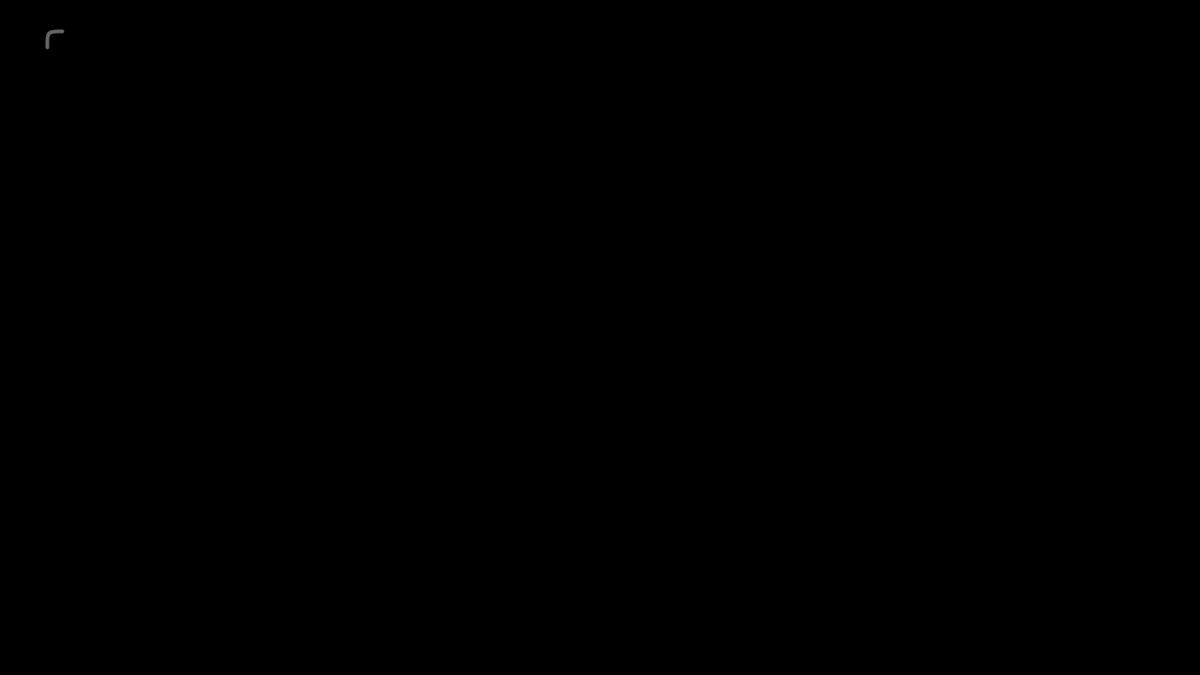
Frame 1 (no input)
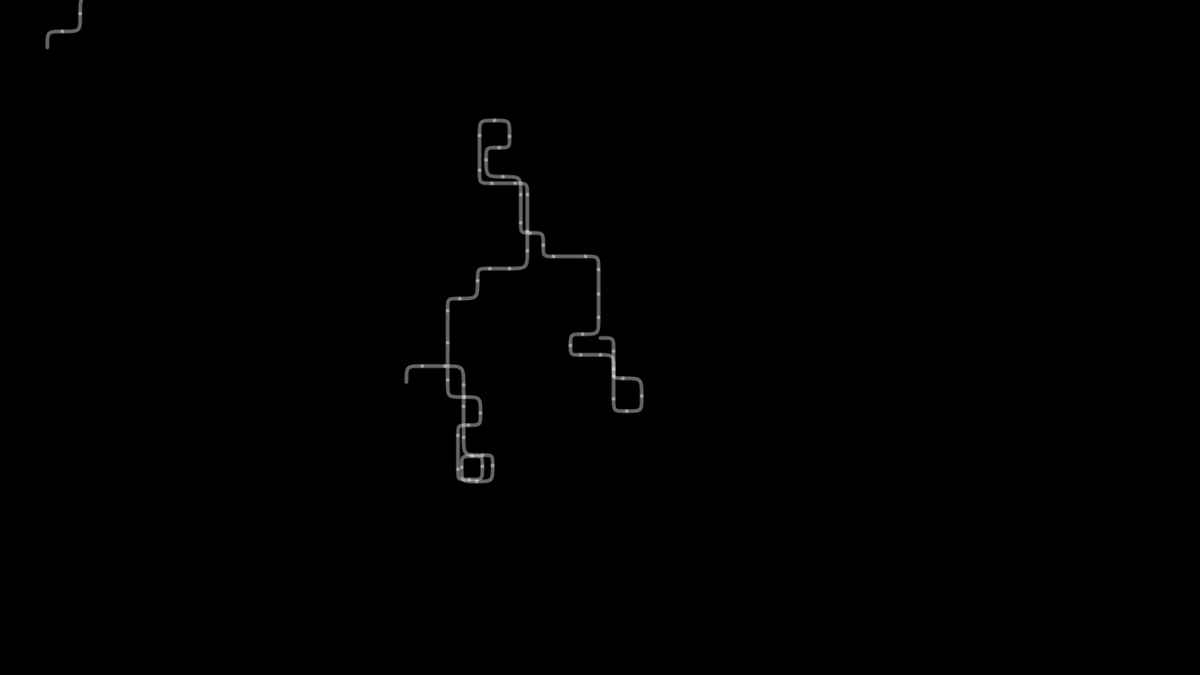
Frame 60 (the mouse pressed at the canvas centre just before this capture)
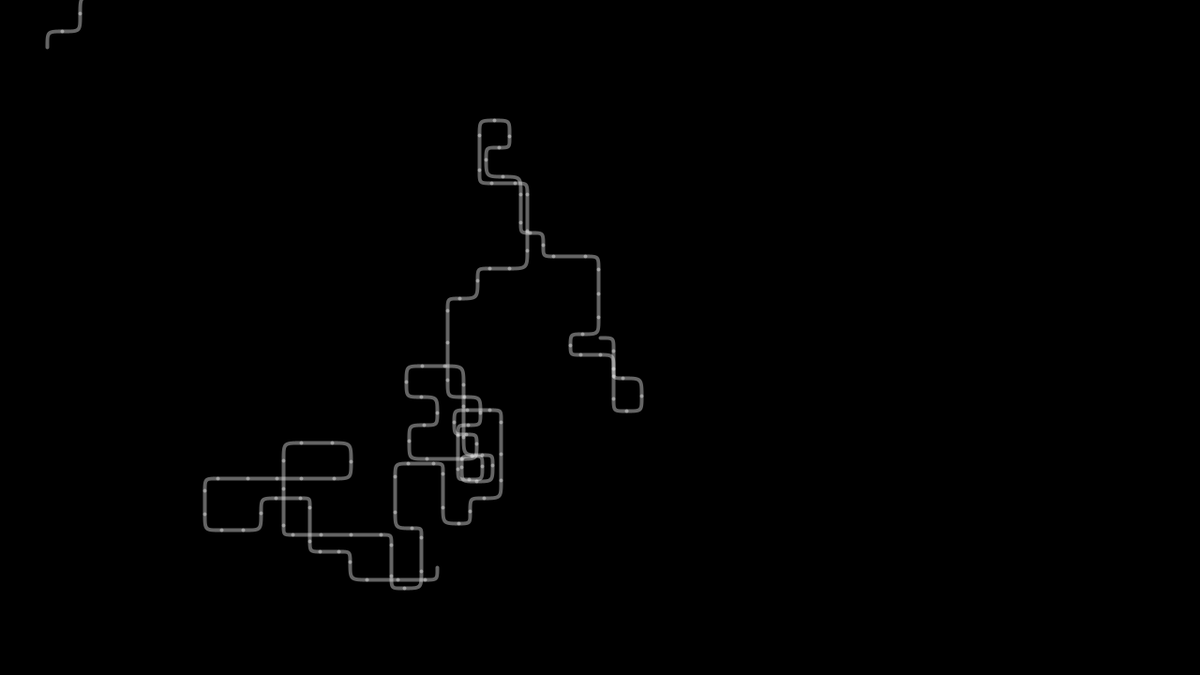
Frame 120 (the mouse held since frame 60 and released just before this capture)

The Processing sketch that drew these frames (run headless with seeded random() and noise(); from frame 60 on, the mouse is pressed at the canvas centre):

// Processing sketch: Tubes
// ── Tubes.pde
State currentState;
PVector currentPos = new PVector(width/2, height/2);

void setup(){
  size(1280,720);
  noFill();
  background(0 );
  strokeWeight(4);
  stroke(255, 100);
  stateConfigurator();
}

void stateConfigurator(){              
  
  State stateUp = new State("Up", new PVector(0,-1));
  
  State stateDown = new State("Down", new PVector(0,1));
  
  State stateRight = new State("Right", new PVector(1,0));
  
  State stateLeft = new State("Left", new PVector(-1,0));
  
  stateUp.addState(stateRight)
         .addState(stateLeft)
         .addState(stateUp);
  
  stateDown.addState(stateDown)
           .addState(stateRight)
           .addState(stateLeft);
  
  stateRight.addState(stateUp)
            .addState(stateDown)
            .addState(stateRight);
  
  stateLeft.addState(stateUp)
           .addState(stateDown)
           .addState(stateLeft);
  
  currentState=stateUp;
}

void draw(){
  float step = random(10,20);
  State nextState = currentState.nextState.get(floor(random(3)));
  PVector c = currentState.mov.get( );
  PVector n = nextState.mov.get();
  c.mult(step);
  n.mult(step);
  
  pushMatrix();
  translate(currentPos.x,currentPos.y);
  bezier(0,0,c.x,c.y,c.x,c.y,c.x+n.x,c.y+n.y);
  popMatrix();
  
  currentPos.add(c);
  currentPos.add(n);
  if(currentPos.x>width || currentPos.y>height || currentPos.x<0 || currentPos.y<0) currentPos = new PVector(width/2, height/2);
  
  currentState = nextState;
}

public class State{
  String name;
  PVector mov;
  ArrayList<State> nextState = new ArrayList<State>();
  
  State(String name, PVector mov){
    this.name= name;
    this.mov = mov;
  }
  
  State addState(State state){
    nextState.add(state);
    return this;
  }
}
